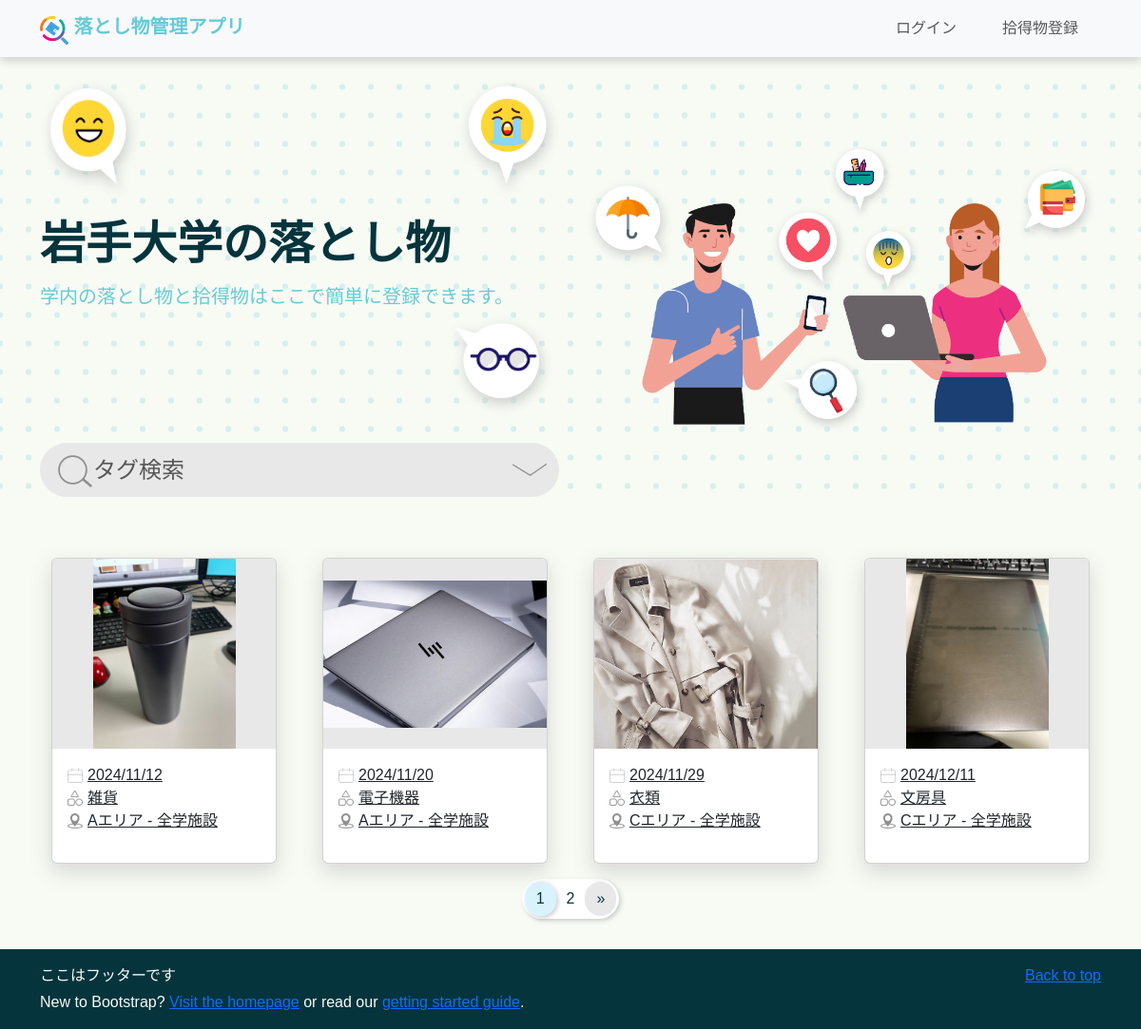
The page / on the database its author committed.
### top/models.py (models this page shows, shortened)
class ItemImage(models.Model):
    id = models.AutoField(primary_key=True)
    item = models.ForeignKey(Item, on_delete=models.CASCADE, verbose_name="Item")
    image_path = models.ImageField(upload_to='item_images/', max_length=255, blank=True, null=True,
                                   verbose_name='Item Images')
    uploaded_at = models.DateTimeField(auto_now_add=True, null=True, blank=True)

class Item(models.Model):
    item_id = models.AutoField(primary_key=True)
    item_name = models.ForeignKey(ItemsNameTag, on_delete=models.CASCADE, verbose_name="Item Name")
    PorD_location = models.ForeignKey(PickedOrDroppedLocationsTag, on_delete=models.CASCADE,
                                      verbose_name="Picked or Dropped Location")
    storage_location = models.ForeignKey(StorageLocationsTag, on_delete=models.CASCADE, verbose_name="Storage Location", null=True)
    item_type = models.IntegerField(verbose_name="Item Type", help_text="0: Found, 1: Lost")
    status = models.SmallIntegerField(verbose_name="Status", help_text="0: Pending, 1: In Progress, 2: Resolved")
    created_at = models.DateTimeField() # 時間を自動的に更新しない
    updated_at = models.DateTimeField(auto_now=True, null=True, blank=True)
    contact_email = models.EmailField(max_length=100, null=True, blank=True)
    contact_phone = models.CharField(max_length=20, null=True, blank=True)
    description = models.TextField(null=True, blank=True)

class ItemsNameTag(models.Model):
    item_name_id = models.AutoField(primary_key=True)
    item_name = models.CharField(max_length=100, verbose_name="Name tags for items",
                                 help_text="Stationery, clothing, electronic equipment, etc.")
    description = models.TextField(null=True, blank=True)

class PickedOrDroppedLocationsTag(models.Model):
    PorD_location_id = models.AutoField(primary_key=True)
    picked_or_dropped_location_name = models.CharField(max_length=100, verbose_name="Location Name",
                                                       help_text="Name of the place where it was found or dropped, e.g., faculty building, student center, etc.")
    description = models.TextField(null=True, blank=True)
    def __str__(self):
        return self.picked_or_dropped_location_name

### top/views.py (the view)
# urls.py: path('', views.index, name='index'),
def index(request):
    itemname_tag = None
    location_tag = None
    storage_tag = None
    images = ItemImage.objects.select_related("item").order_by("item__created_at") # すべての物品表示（日付順）
    images = images.filter(item__status=0) # status = 0の物品だけ表示
    itemname_tags = ItemsNameTag.objects.all().order_by("item_name")
    location_tags = PickedOrDroppedLocationsTag.objects.all().order_by("picked_or_dropped_location_name")
    storage_tags = StorageLocationsTag.objects.all().order_by("storage_location_name")
    if request.method == "POST":
        date_form = DateFilterForm(request.POST)
        itemname_tag = request.POST.get("item")
        location_tag = request.POST.get("location")
        storage_tag = request.POST.get("storage")
        if itemname_tag == "":
            itemname_tag = None
        if location_tag == "":
            location_tag = None
        if storage_tag == "":
            storage_tag = None
        if itemname_tag and location_tag and storage_tag:
            images = images.filter(Q(item__item_name=itemname_tag) & Q(item__PorD_location=location_tag) & Q(item__storage_location=storage_tag))
        elif itemname_tag and location_tag:
            images = images.filter(Q(item__item_name=itemname_tag) & Q(item__PorD_location=location_tag))
        elif itemname_tag and storage_tag:
            images = images.filter(Q(item__item_name=itemname_tag) & Q(item__storage_location=storage_tag))
        elif location_tag and storage_tag:
            images = images.filter(Q(item__PorD_location=location_tag) & Q(item__storage_location=storage_tag))
        elif itemname_tag:
            images = images.filter(item__item_name=itemname_tag)
        elif location_tag:
            images = images.filter(item__PorD_location=location_tag)
        elif storage_tag:
            images = images.filter(item__storage_location=storage_tag)
        if date_form.is_valid():
            date = date_form.cleaned_data.get("date")
            if date:
                images = images.filter(item__created_at__gte=date)
    else:
        date_form = DateFilterForm()
    """
    if request.method == "POST":
        form = TagFilterForm(request.POST) # form.pyからimport
        date_form = DateFilterForm(request.POST)
        if form.is_valid():
            # python側の変数にタグ情報を格納する
            itemname_tag = form.cleaned_data['itemname_tag']
            location_tag = form.cleaned_data["location_tag"]
            storage_tag = form.cleaned_data["storage_tag"]
            # タグによってフィルタリングをかける
            if itemname_tag and location_tag and storage_tag:
                images = images.filter(Q(item__item_name=itemname_tag) & Q(item__PorD_location=location_tag) & Q(item__storage_location=storage_tag))
            elif itemname_tag and location_tag:
                images = images.filter(Q(item__item_name=itemname_tag) & Q(item__PorD_location=location_tag))
            elif itemname_tag and storage_tag:
                images = images.filter(Q(item__item_name=itemname_tag) & Q(item__storage_location=storage_tag))
            elif location_tag and storage_tag:
                images = images.filter(Q(item__PorD_location=location_tag) & Q(item__storage_location=storage_tag))
            elif itemname_tag:
                images = images.filter(item__item_name=itemname_tag)
            elif location_tag:
                images = images.filter(item__PorD_location=location_tag)
            elif storage_tag:
                images = images.filter(item__storage_location=storage_tag)
            # ItemImageモデルのインスタンスを取得し、その関連するItemとItemNameTagを一度に取得
        if date_form.is_valid():
            date = date_form.cleaned_data.get("date")
            if date:
                images = images.filter(item__created_at__gte=date)

    else:
        form = TagFilterForm()
        date_form = DateFilterForm()
    """
    paginator = Paginator(images, 4)
    page_number = request.GET.get("page")
    page_obj = paginator.get_page(page_number)
    context = {
        "images": page_obj,
        "date_form": date_form,
        "page_obj": page_obj,
        "itemnametags": itemname_tags,
        "locationtags": location_tags,
        "storagetags": storage_tags,
    }
    return render(request, 'index.html', context)

### top/models.py (called while the page is built)
    def __str__(self):
        return self.storage_location_name

### top/templates/index.html (shortened to what this page needs)
{% extends "base.html" %}
{% load static %}
{% block content %}
<div class="hero">
  <div class="container col-12 hero-content">
    <div class="row flex-md-row-reverse align-items-center">
      <div class="col-sm-12 col-md-6 col-lg-6">
        <img src="{% static "imgs/illustrations/2 people emoji added-final.png" %}" class="hero-illust d-block mx-lg-auto img-fluid" alt="illustration" width="130%" loading="lazy">
      </div>
      <div class="hero-texts col-sm-12 col-md-6 col-lg-6">
        <div class="emojis d-none d-md-inline-flex justify-content-between">
          <img src="{% static "imgs/illustrations/emoji_ニコニコ.png" %}" class="img-fluid emoji_niconico" alt="illustration" width="20%" loading="lazy">
          <img src="{% static "imgs/illustrations/emoji_泣き顔.png" %}" class="img-fluid emoji_nakigao" alt="illustration" width="20%" loading="lazy">
        </div>
        <h1 class="display-5 fw-bold lh-1 mb-3 my-sm-3">岩手大学の落とし物</h1>
        <p class="lead my-0 py-0">学内の落とし物と拾得物はここで簡単に登録できます。</p>
        <div class="emojis d-none d-md-inline-flex justify-content-end my-0 py-0">
          <img src="{% static "imgs/illustrations/Glass emoji-fixed.png" %}" class="img-fluid mt-0 emoji_megane" alt="illustration" width="23%" loading="lazy">
        </div>
        <button class="btn top-tag-search-button col-12 mt-3" justifyContent="flex-start" type="button" data-bs-toggle="collapse" data-bs-target="#collapseSearch" aria-expanded="false" aria-controls="collapseExample" id="collapsebutton">
          <img class="tagsearch-icon" src="{% static 'imgs/icons/SEARCH I.png'%}">タグ検索
          <img class="tagsearch-icon-arrow rotate-icon ms-auto" src="{% static 'imgs/icons/SCROLL ARROW -down.png'%}" id="arrowIcon">
        </button>
      </div>
    </div>
  </div>
</div>
<link
  rel="stylesheet"
  href="https://cdnjs.cloudflare.com/ajax/libs/photoswipe/5.2.2/photoswipe.min.css"
/>
<section id="cardlists">
  {% if images %}
  <div class="container">
    <div class="row g-8 py-3">
      {% for image in images %}
      <div class="col-lg-3 col-sm-6 g-5">
        <a class="card card-effect" href="#" data-bs-toggle="modal" data-bs-target="#modal{{ image.id }}">
          <div class="card-img-area">
            <img src="{{ image.image_path.url }}" class="card-img-top " alt="Item Image">
          </div>
          <div class="card-body">
            <ul>
            <li class="card-text"><img class="card-icons" src="{% static "imgs/icons/CALENDAR I.png" %}">{{image.item.created_at|date:"Y/m/d"}}</li>
            <li class="card-text"><img class="card-icons" src="{% static "imgs/icons/CATEGORY I.png" %}">{{ image.item.item_name.item_name }}</li>
            <li class="card-text"><img class="card-icons" src="{% static 'imgs/icons/Component 1.png'%}">{{image.item.PorD_location}}</li>
            </ul>
          </div>
        </a>
      </div>
      {% endfor %}
    </div>
  </div>
  {% else %}
    <p>選択されたタグを持つ落とし物情報は見つかりませんでした</p>
  {% endif %}
  <div class="d-flex justify-content-center">
    <nav aria-label="Page navigation example">
      <ul class="pagination">
        {% for num in page_obj.paginator.page_range %}
          {% if num == page_obj.number %}
            <li class="page-item active" aria-current="page"><span class="page-link">{{ num }}</span></li>
          {% elif num >= page_obj.number|add:'-2' and num <= page_obj.number|add:'2' %}
            <li class="page-item"><a class="page-link" href="?page={{ num }}">{{ num }}</a></li>
          {% endif %}
        {% endfor %}
        {% if page_obj.has_next %}
          <li class="page-item PreviousAndNext">
            <a class="page-link" href="?page={{ page_obj.next_page_number }}" aria-label="Next">
              <span aria-hidden="true">&raquo;</span>
            </a>
          </li>
        {% endif %}
      </ul>
    </nav>
  </div>
</section>
{% endblock content %}

### static/css/style.css (style rules this page uses)
:root { --primary: #67CAD6; --body:#cef1f7; --background:#F7FBF4; --textcolor:#06343D; }
body { font-family: "Noto Sans JP", sans-serif !important; font-optical-sizing: auto; color:var(--textcolor) !important; background-color:var(--background)!important; }

### static/css/top.css (style rules this page uses)
:root { --primary: #67CAD6; --body:#cef1f7; --background:#F7FBF4; --box-shadow:0 8px 22px rgba(77, 77, 77, 0.204); --textcolor:#06343D; }
.hero { background-image:radial-gradient(#67cbd63b 3px, #F7FBF4 2px); background-size:30px 30px; background-repeat:repeat; background-position:center; background-attachment:fixed; position: relative; z-index: 1; }
.hero p { color: var(--primary) !important; font-weight: 500; }
.top-tag-search-button { color:#575757 !important; background-color: #e8e8e8 !important; font-size: 1.5rem !important; display: flex !important; align-items: center !important; justify-content: left !important; border-radius: 100vh !important; }
.card-body li { display: flex; align-items: center; text-decoration: none !important; }
.card-body ul { list-style:none; padding:0; }
.card-text img { width: 1em; height: 1em; margin-right: 5px; }
.card-effect { box-shadow:var(--box-shadow) ; transition:all 0.35s ease; }
.card-img-top { height:200px; object-fit: contain; background-color:#E8E8E8; }
.pagination { background-color: #ffffff !important; border-radius: 50px !important; padding: 3px !important; box-shadow:2px 2px 4px rgba(128, 128, 128, 0.371) ; }
.pagination .page-item .page-link { color: var(--textcolor) !important; border: none !important; border-radius: 50px !important; }
.pagination .page-item.active .page-link { background-color:#b0e6fd7b !important; border-radius: 50px !important; box-shadow:2px 2px 4px rgba(128, 128, 128, 0.371) ; }
.pagination .page-item.PreviousAndNext .page-link { background-color:#e8e8e8!important; border-radius: 50px !important; }
.rotate-icon { transition: transform 0.4s ease; }

### rows shown on the page
ItemImage: image_path (picture), item.created_at "2024/11/12", item.item_name.item_name "雑貨", item.PorD_location "Aエリア - 全学施設"
ItemImage: image_path (picture), item.created_at "2024/11/20", item.item_name.item_name "電子機器", item.PorD_location "Aエリア - 全学施設"
ItemImage: image_path (picture), item.created_at "2024/11/29", item.item_name.item_name "衣類", item.PorD_location "Cエリア - 全学施設"
ItemImage: image_path (picture), item.created_at "2024/12/11", item.item_name.item_name "文房具", item.PorD_location "Cエリア - 全学施設"

### other values the page prints
{{ num }} "1"
{{ num }} "2"
